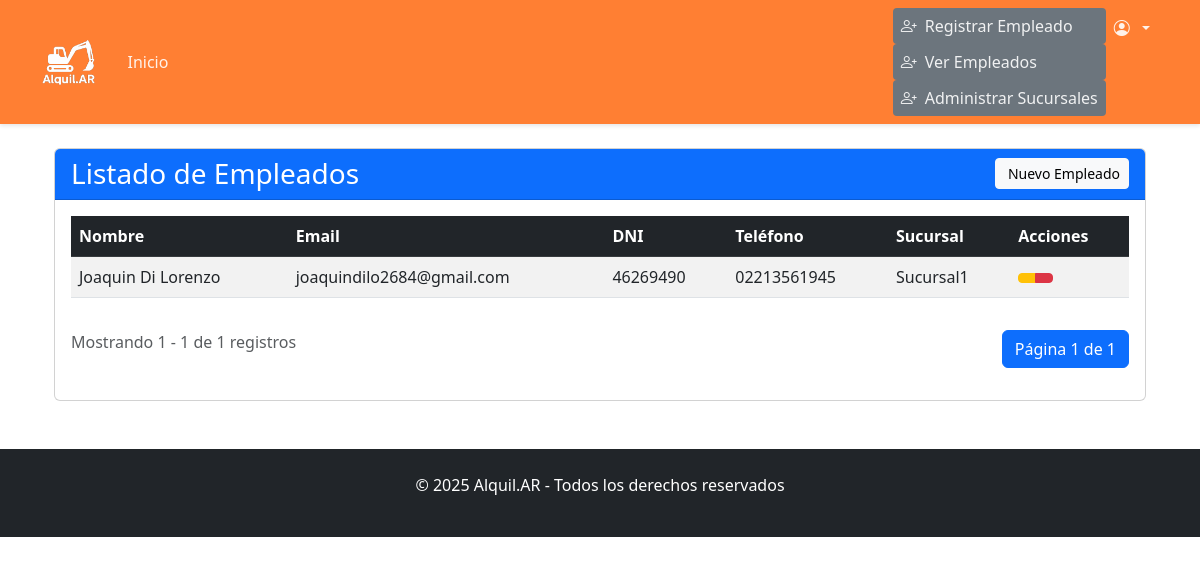
The page /usuarios/ver-empleados/ (signed in) on the database its author committed.
### usuarios/models.py (models this page shows, shortened)
class Usuario(AbstractUser):
    TIPO_CHOICES = [
        ('CLIENTE', 'Cliente'),
        ('EMPLEADO', 'Empleado'),
        ('ADMIN', 'Administrador'),
    ]
    nombre = models.CharField(max_length=200)
    tipo = models.CharField(max_length=10, choices=TIPO_CHOICES, default='CLIENTE')
    dni = models.CharField(max_length=20, unique=True)
    email = models.CharField(max_length=200, unique=True)
    telefono = models.CharField(max_length=20)
    sucursal = models.ForeignKey(Sucursal, on_delete=models.SET_NULL, null=True, blank=True)

class Sucursal(models.Model):
    nombre = models.CharField(max_length=100)
    direccion = models.CharField(max_length=200)
    telefono = models.CharField(max_length=20, default="0")  # ✅ Campo teléfono agregado
    latitud = models.FloatField()
    longitud = models.FloatField()
    activa = models.BooleanField(default=True)

### usuarios/decorators.py (the view)
    def wrapper(request, *args, **kwargs):
        if request.user.is_authenticated and request.user.tipo == 'ADMIN':
            return view_func(request, *args, **kwargs)
        messages.error(request, "No tenés permiso para acceder a esta sección.")
        return redirect('home')  # o redirigí a otra página

### usuarios/views.py (called while the page is built)
@login_required
@solo_admin
def listar_empleados_view(request):
    empleados = Usuario.objects.filter(tipo="EMPLEADO").order_by('nombre') #Extraigo los empleados de la base de datos
    paginator = Paginator(empleados, 10) # 10 item por pagina
    page_number = request.GET.get('page')
    page_obj = paginator.get_page(page_number)
    context = {
        'empleados': page_obj,
        'total_empleados': empleados.count(),
        'titulo': 'Listado de Empleados'
    }
    return render(request, 'usuarios/listar_empleados.html', context) # Context tiene la info que voy a utilizar en el html

### usuarios/templates/usuarios/listar_empleados.html (shortened to what this page needs)
{% extends 'base.html' %}
{% block content %}
<div class="container-fluid mt-4">
    <div class="card">
        <div class="card-header bg-primary text-white">
            <div class="d-flex justify-content-between align-items-center">
                <h3 class="mb-0">{{ titulo }}</h3>
                <a href="{% url 'crear_empleado' %}" class="btn btn-light btn-sm">
                     Nuevo Empleado
                </a>
            </div>
        </div>
        <div class="card-body">
            {% if empleados %}
                <div class="table-responsive">
                    <table class="table table-striped table-hover">
                        <thead class="table-dark">
                            <tr>
                                <th>Nombre</th>
                                <th>Email</th>
                                <th>DNI</th>
                                <th>Teléfono</th>
                                <th>Sucursal</th>
                                <th>Acciones</th>
                            </tr>
                        </thead>
                        <tbody>
                            {% for empleado in empleados %}
                            <tr>
                                <td>{{ empleado.nombre }}</td>
                                <td>{{ empleado.email }}</td>
                                <td>{{ empleado.dni }}</td>
                                <td>{{ empleado.telefono }}</td>
                                <td>{{ empleado.sucursal.nombre|default:"-" }}</td>
                                <td>
                                    <div class="btn-group btn-group-sm">
                                        <a href="{% url 'crear_empleado' %}" class="btn btn-warning" title="Editar">
                                        </a>
                                        <a href="{% url 'crear_empleado' %}" class="btn btn-danger" title="Eliminar">
                                        </a>
                                    </div>
                                </td>
                            </tr>
                            {% endfor %}
                        </tbody>
                    </table>
                </div>
                <div class="d-flex justify-content-between mt-3">
                    <div>
                        <span class="text-muted">
                            Mostrando {{ empleados.start_index }} - {{ empleados.end_index }} de {{ total_empleados }} registros
                        </span>
                    </div>
                    <ul class="pagination">
                        <li class="page-item active">
                            <span class="page-link">
                                Página {{ empleados.number }} de {{ empleados.paginator.num_pages }}
                            </span>
                        </li>
                    </ul>
                </div>
            {% else %}
                <div class="alert alert-info">
                    No hay empleados registrados.
                </div>
            {% endif %}
        </div>
    </div>
</div>
{% endblock %}

### core/templates/base.html (shortened to what this page needs)
{% load static %}
<!DOCTYPE html>
<html lang="es">
<head>
    <link href="https://cdn.jsdelivr.net/npm/bootstrap@5.3.0/dist/css/bootstrap.min.css" rel="stylesheet">
    <link rel="stylesheet" href="https://cdn.jsdelivr.net/npm/bootstrap-icons@1.10.0/font/bootstrap-icons.css">
    <link rel="stylesheet" href="{% static 'css/core.css' %}">
</head>
<body>
    <nav class="navbar navbar-expand-lg navbar-custom">
        <div class="container">
            <a class="navbar-brand" href="{% url 'home' %}">
                <img src="{% static 'img/logo.png' %}" alt="Alquil.AR" height="45" class="d-inline-block align-top me-2">
            </a>
            <div class="collapse navbar-collapse" id="navbarNav">
                <ul class="navbar-nav me-auto">
                    <li class="nav-item">
                        <a class="nav-link" href="{% url 'home' %}">Inicio</a>
                    </li>
                </ul>
                <ul class="navbar-nav">
                    {% if user.is_authenticated %}
                        {% if user.tipo == 'ADMIN' %}
                        <li class="nav-item">
                            <a href="{% url 'crear_empleado' %}" class="nav-link admin-link">
                                <i class="bi bi-person-plus"></i> Registrar Empleado
                            </a>
                            <a href="{% url 'listar_empleados' %}" class="nav-link admin-link">
                                <i class="bi bi-person-plus"></i> Ver Empleados
                            </a>
                            <a href="{% url 'admin_sucursales' %}" class="nav-link admin-link">
                                <i class="bi bi-person-plus"></i> Administrar Sucursales
                            </a>
                        </li>
                        {% endif %}
                        <li class="nav-item dropdown">
                            <a class="nav-link dropdown-toggle" href="#" role="button" data-bs-toggle="dropdown">
                                <i class="bi bi-person-circle"></i> {{ user.get_short_name }}
                            </a>
                        </li>
                    {% else %}
                        <li class="nav-item">
                            <a class="nav-link" href="{% url 'login' %}">
                                <i class="bi bi-box-arrow-in-right"></i> Iniciar Sesión
                            </a>
                        </li>
                    {% endif %}
                </ul>
            </div>
        </div>
    </nav>
    <main class="container my-4">
        {% block content %}{% endblock %}
    </main>
    <footer class="bg-dark text-white py-4 mt-5">
        <div class="container text-center">
            <p>&copy; {% now "Y" %} Alquil.AR - Todos los derechos reservados</p>
        </div>
    </footer>
</body>
</html>

### static/css/core.css (style rules this page uses)
:root { --color-primary: #FF7F33; --color-primary-dark: #E6712E; --color-primary-darker: #CC6529; --color-primary-light: #FF9966; --color-primary-lighter: #FFB380; --color-dark: #333333; --color-gray: #666666; --color-light: #F8F9FA; --color-white: #FFFFFF; --shadow-sm: 0 2px 4px rgba(0,0,0,0.1); --shadow-md: 0 4px 6px rgba(0,0,0,0.15); }
.navbar-custom { background-color: var(--color-primary); padding: 0.5rem 0; box-shadow: 0 2px 4px rgba(0,0,0,0.1); }
.navbar-custom .navbar-brand { display: flex; align-items: center; font-weight: 700; }
.navbar-custom .nav-link { color: rgba(255,255,255,0.9); font-weight: 500; }
.admin-link { background-color: #6c757d; border-radius: 0.25rem; padding: 0.375rem 0.75rem; }
.navbar-custom .bi { margin-right: 0.25rem; }

### rows shown on the page
Usuario: nombre "Joaquin Di Lorenzo", email "joaquindilo2684@gmail.com", dni "46269490", telefono "02213561945", sucursal.nombre "Sucursal1"

### other values the page prints
{{ titulo }} "Listado de Empleados"
{{ empleados.start_index }} "1"
{{ empleados.end_index }} "1"
{{ total_empleados }} "1"
{{ empleados.number }} "1"
{{ empleados.paginator.num_pages }} "1"
